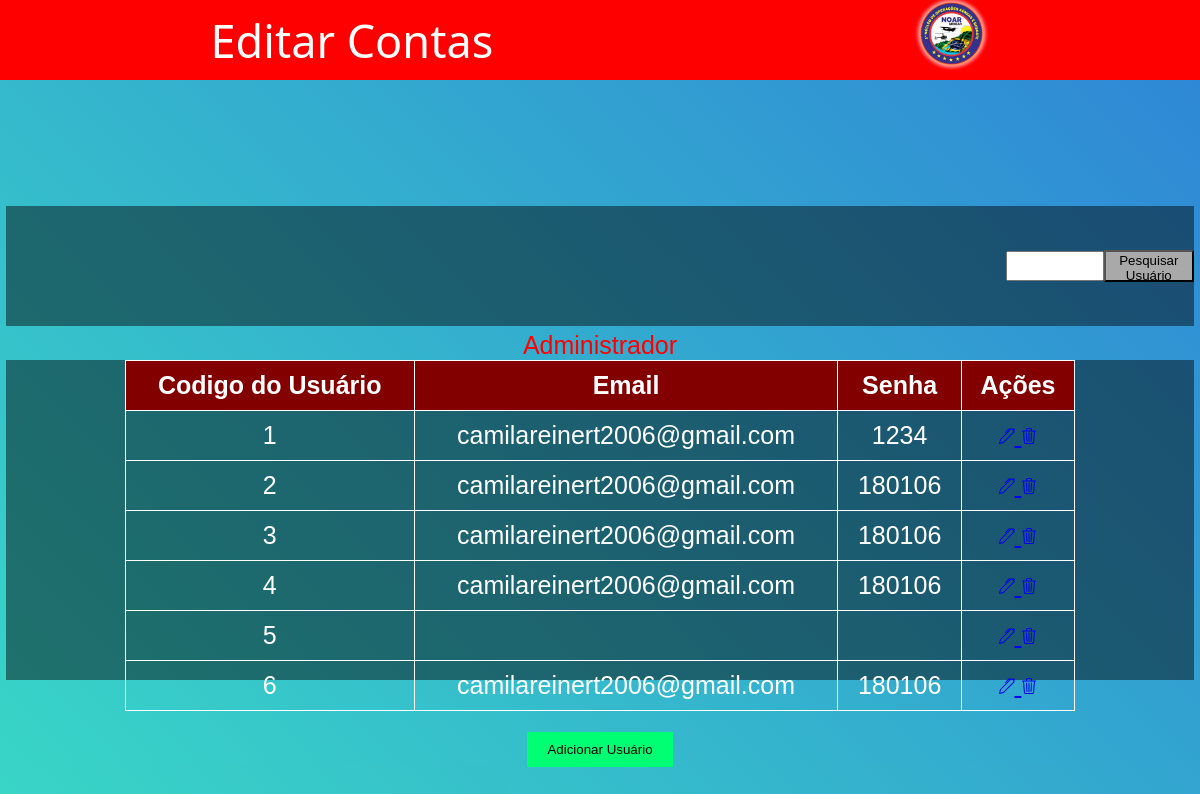
The page /editcountsadm.php on the database its author committed.
### tables this page shows
CREATE TABLE `cadastro` (
  `id_usuario` int(11) NOT NULL,
  `email` varchar(45) NOT NULL,
  `nome` text NOT NULL,
  `senha` varchar(45) NOT NULL,
  `telefone` varchar(12) NOT NULL,
  `admin_usu` text NOT NULL
);

### editcountsadm.php (the view, shortened to what this page needs)
<?php
include("conecta.php");
    $sql = $pdo->prepare("SELECT * FROM cadastro");
    $sql->execute();
    if($sql->rowCount()>0){
        $usuario=$sql->fetchAll();
    }
?>
<!DOCTYPE html>
<html lang="pt-br">
<head>
    <link rel="stylesheet" href=".//editcountsadm.css">
</head>
<body>
    <div class="cabecalho">
         Editar Contas
         <div class="logo">
            <img src="imagens/logo.png" style="width: 75px; margin: 0px;">
         </div>
    </div>
         <div class="principal">
            <div class="primeira">
                <div class="convidar">
                    <input type="text" class="pesq"><button class="add1">Pesquisar Usuário</button>
                </div>
            </div>
            Administrador
            <div class="terceira">
                <table>
                    <thead>
                        <tr>
                            <th>Codigo do Usuário</th>
                            <th>Email</th>
                            <th>Senha</th>
                            <th>Ações</th>
                        </tr>
                    </thead>
                    <?php
                foreach($usuario as $c){ ?>
                <tbody>
                    <tr>
                        <td> <?=$c['id_usuario']?></td>
                        <td><?=$c['email']?> </td>
                        <td><?=$c['senha']?></td>
                        <td>
                    <a class='btn btn-primary' href='cadastro.html'>
                    </a>
                    <a class='#' href='#'>
                    </a>
                        </td>
                    </tbody>
                    <?php } ?>
                </table>
                <a class="button-container" href="cadastro.html">
                        <button class="button1">Adicionar Usuário</button>
                </a>
            </div>
         </div>
</body>
</html>

### editcountsadm.css (style rules this page uses)
body { margin: 0%; width: 100%; height: 100%; background-image: linear-gradient(45deg,rgb(22, 255, 224), rgb(3, 91, 255)); background-size: cover; background-attachment: fixed; background-repeat: no-repeat; flex-direction: column; display: flex; justify-content: center; align-items: center; align-content: center; justify-items: center; color: red; font-size: 25px; }
.cabecalho { width: 100%; height: 10vh; background-color: red; overflow: hidden; display: flex; justify-content: space-around; align-items: center; align-content: center; justify-items: center; font-family:'Segoe UI', Tahoma, Geneva, Verdana, sans-serif; font-size: 45px; color: white; }
.principal { width: 100%; height: 90vh; background-color: rgba(91, 175, 175, 0.507); display: flex; justify-content: center; align-items: center; align-content: center; justify-items: center; flex-direction: column; }
.primeira { width: 99%; height: 15vh; margin: 5px; background-color: rgba(0, 0, 0, 0.459); display: flex; justify-content: space-between; align-items: center; align-content: center; justify-items: center; flex-direction: row; }
.terceira { width: 99%; height: 40vh; margin: 0px; background-color: rgba(0, 0, 0, 0.459); display: flex; justify-items: center; flex-direction: column; }
.convidar { width: 30%; height: 10vh; background-color: rgba(0, 0, 255, 0); display: flex; justify-content: center; align-items: center; align-content: center; justify-items: center; flex-direction: row; margin-left: 1000px; }
.add1 { width: 50%; height: 4vh; margin: 0px; background-color: darkgrey; }
body { font-family: Arial, sans-serif; }
table { width: 80%; margin: 0 auto; border-collapse: collapse; }
th, td { border: 1px solid #ffffff; padding: 10px; text-align: center; color: rgb(255, 255, 255); }
th { background-color: #830000; margin: 5px; }
.button-container { text-align: center; margin-top: 20px; }
.button1 { padding: 10px 20px; background-color: #00ff73; color: #000000; border: none; cursor: pointer; }
.pesq { height: 3vh; width: 50%; }

### rows shown on the page
cadastro: id_usuario "1", email "camilareinert2006@gmail.com", senha "1234"
cadastro: id_usuario "2", email "camilareinert2006@gmail.com", senha "180106"
cadastro: id_usuario "3", email "camilareinert2006@gmail.com", senha "180106"
cadastro: id_usuario "4", email "camilareinert2006@gmail.com", senha "180106"
cadastro: id_usuario "5"
cadastro: id_usuario "6", email "camilareinert2006@gmail.com", senha "180106"
